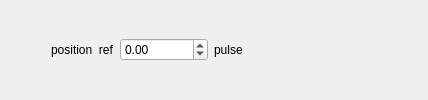
                    <widget class="QWidget" name="page_posFollow">
                     <layout class="QHBoxLayout" name="horizontalLayout_22">
                      <item>
                       <spacer name="horizontalSpacer_15">
                        <property name="orientation">
                         <enum>Qt::Horizontal</enum>
                        </property>
                        <property name="sizeHint" stdset="0">
                         <size>
                          <width>40</width>
                          <height>20</height>
                         </size>
                        </property>
                       </spacer>
                      </item>
                      <item>
                       <layout class="QHBoxLayout" name="horizontalLayout_21">
                        <item>
                         <widget class="QLabel" name="label_23">
                          <property name="text">
                           <string>position  ref</string>
                          </property>
                         </widget>
                        </item>
                        <item>
                         <widget class="QDoubleSpinBox" name="dSpinBox_posfollow">
                          <property name="minimum">
                           <double>-2147483647.000000000000000</double>
                          </property>
                          <property name="maximum">
                           <double>2147483647.000000000000000</double>
                          </property>
                         </widget>
                        </item>
                        <item>
                         <widget class="QLabel" name="label_24">
                          <property name="text">
                           <string>pulse</string>
                          </property>
                         </widget>
                        </item>
                       </layout>
                      </item>
                      <item>
                       <spacer name="horizontalSpacer_9">
                        <property name="orientation">
                         <enum>Qt::Horizontal</enum>
                        </property>
                        <property name="sizeHint" stdset="0">
                         <size>
                          <width>174</width>
                          <height>20</height>
                         </size>
                        </property>
                       </spacer>
                      </item>
                     </layout>
                    </widget>
